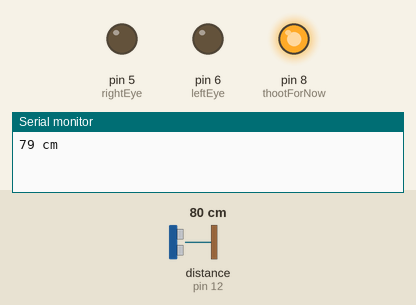
A program run on a simulated Arduino Uno, built with avr-gcc and run on an emulated ATmega328P. Parts: output pins drawn as LEDs (lit = HIGH), the last lines printed to the serial monitor. Wiring (inferred from the names in the program): ultrasonic range finder: trigger pin 11; echo pin 12. Dashed ring = blinking. The inputs (shaded band) are chosen by the test bench; at power-on: distance to the obstacle (sensor on pin 12) 80 cm. The echo pulse lasts 58.3 µs per cm; pins used as bus, display or sensor lines are not drawn.

Above: at 1.76 s.
2.7 s: distance to the obstacle (sensor on pin 12) set to 18 cm
At 5.61 s:
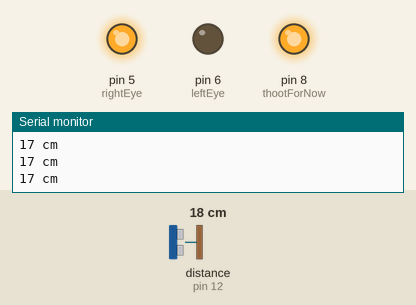
6.2 s: distance to the obstacle (sensor on pin 12) set to 2 cm
9.7 s: distance to the obstacle (sensor on pin 12) set to 299 cm
At 10.5 s:
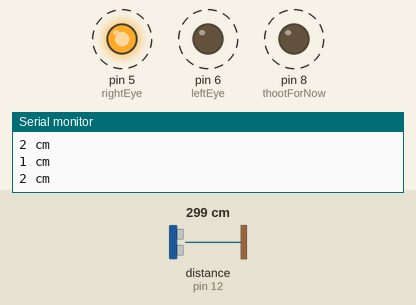
13.2 s: distance to the obstacle (sensor on pin 12) set to 9 cm
At 13.93 s:
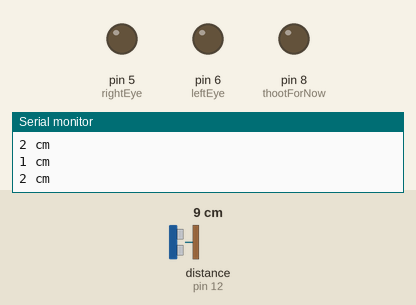
16.7 s: distance to the obstacle (sensor on pin 12) set to 35 cm
At 18.97 s:
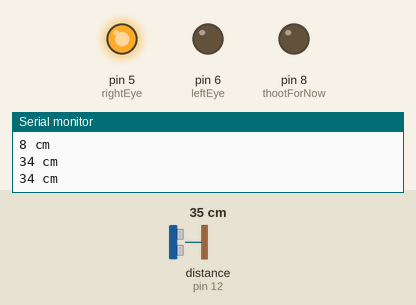
20.2 s: distance to the obstacle (sensor on pin 12) set to 250 cm
Timing chart, 0 to 24.7 s (numbered marks = the images above; inputs shaded):
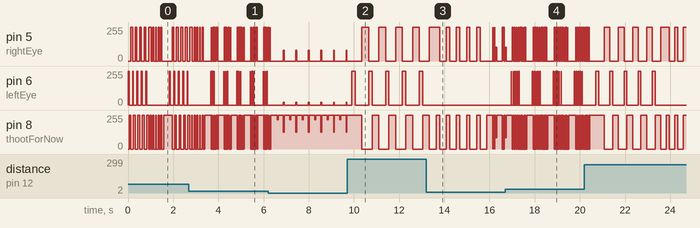

The program:

main.cpp
```cpp
#include <Arduino.h>

int trigPin = 11; //trigger
int echoPin = 12; //echo
int count = 5;
int count2 = 5;

int leftEye = 6; // left leftEye
int rightEye = 5; //rightEye
int thootForNow = 8;
long duration, cm;

void setup() {
  Serial.begin(9600);
  pinMode(trigPin, OUTPUT);
  pinMode(echoPin, INPUT);

  pinMode(leftEye, OUTPUT);
  pinMode(rightEye, OUTPUT);
  pinMode(thootForNow, OUTPUT);

}

void loop() {
  //the sensor is triggered by HIGH pulse of 10 or more microseconds.
  //give a short LOW pulse before to ensure clean HIGH pulse.
  digitalWrite(trigPin, LOW);
  delayMicroseconds(5);
  digitalWrite(trigPin, HIGH);
  delayMicroseconds(10);
  digitalWrite(trigPin, LOW);

  //Read the signal from the sensor: a HIGH pulse whose
  //duration is the time (in microseconds) from the sending
  //of the ping to the reception of its echo off an object.

  duration = pulseIn(echoPin, HIGH); // counts time to go LOW on echoPin

//convert the time into a distance

cm = (duration/2) / 29.1; //Divide by 29.1 or multiply by 0.0343-> 343 meter per second

  if(cm < 400){
    for (size_t i = 0; i < count2; i++) {

        digitalWrite(leftEye, HIGH);
        delay((cm)/2);
        digitalWrite(leftEye, LOW);
        digitalWrite(thootForNow, HIGH);
        delay((2*cm)/2);
        digitalWrite(thootForNow, LOW);
        digitalWrite(rightEye, HIGH);
        delay((cm)/2);
        digitalWrite(leftEye, LOW);
        delay((cm)/2);
        digitalWrite(rightEye, LOW);
  }
    for (int i = 0; i < count; i++) {
      /* code */
      digitalWrite(rightEye, HIGH);
      digitalWrite(thootForNow, HIGH);
      delay((cm)/2);
      digitalWrite(thootForNow, LOW);
      digitalWrite(rightEye, LOW);
      delay((2*cm)/2);
      digitalWrite(thootForNow, HIGH);

    }
  }
  else{
    digitalWrite(leftEye, LOW);
    digitalWrite(rightEye, LOW);
  }


  Serial.print(cm);
  Serial.println(" cm");
  delay(250);

}
```

Measured:
- after the input at 9.7 s, pin 5 (rightEye): alternates 255/255 for 0.30 s and 0/255 for 0.45 s, starting after 0.66 s; pin 6 (leftEye): alternates 255/255 for 0.15 s and 0/255 for 0.60 s, starting after 0.21 s
- after the input at 13.2 s, pin 6 (leftEye): stays 0/255 (without the input it goes to 255/255 after 2.9 s)
- after the input at 16.7 s, pin 6 (leftEye): 0/255 → 255/255 after 0.26 s, then repeats every 0.93 s: 4 × (0/255 0.07 s, 255/255 0.02 s), 0/255 0.58 s, 255/255 0.02 s
- by itself, pin 6 (leftEye): alternates 20/255 for 0.04 s and 0/255 for 0.51 s
